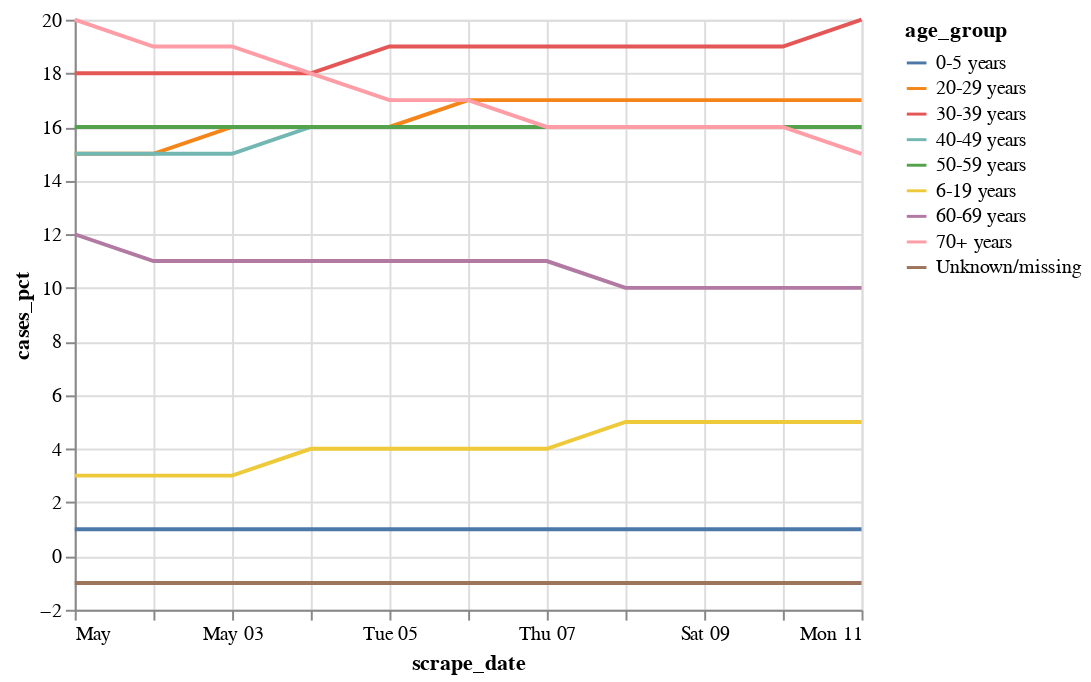

This figure's notebook cell:
### Code cell
alt.Chart(df).mark_line().encode(
    x='scrape_date:T',
    y='cases_pct',
    color='age_group',
#     strokeDash='age_group',
)

### Figure 1 — Vega-Lite specification as saved in the notebook (floating-point values rounded to 4 significant figures)
{"config": {"view": {"continuousWidth": 400, "continuousHeight": 300}}, "data": {"name": "data-b04e03e5eaa204a02cf4f3b0b4e75990"}, "mark": "line", "encoding": {"color": {"type": "nominal", "field": "age_group"}, "x": {"type": "temporal", "field": "scrape_date"}, "y": {"type": "quantitative", "field": "cases_pct"}}, "$schema": "https://vega.github.io/schema/vega-lite/v4.8.1.json", "datasets": {"data-b04e03e5eaa204a02cf4f3b0b4e75990": [{"id": 19, "scrape_date": "2020-05-03T00:00:00", "age_group": "0-5 years", "cases_pct": 1, "deaths_pct": 0, "last_update": "2020-05-04T04:04:04.463851+00:00"}, {"id": 20, "scrape_date": "2020-05-03T00:00:00", "age_group": "6-19 years", "cases_pct": 3, "deaths_pct": 0, "last_update": "2020-05-04T04:04:04.566539+00:00"}, {"id": 21, "scrape_date": "2020-05-03T00:00:00", "age_group": "20-29 years", "cases_pct": 16, "deaths_pct": 0, "last_update": "2020-05-04T04:04:04.669038+00:00"}, {"id": 22, "scrape_date": "2020-05-03T00:00:00", "age_group": "30-39 years", "cases_pct": 18, "deaths_pct": -1, "last_update": "2020-05-04T04:04:04.771680+00:00"}, {"id": 23, "scrape_date": "2020-05-03T00:00:00", "age_group": "40-49 years", "cases_pct": 15, "deaths_pct": 1, "last_update": "2020-05-04T04:04:04.874296+00:00"}, {"id": 24, "scrape_date": "2020-05-03T00:00:00", "age_group": "50-59 years", "cases_pct": 16, "deaths_pct": 4, "last_update": "2020-05-04T04:04:04.977200+00:00"}, {"id": 25, "scrape_date": "2020-05-03T00:00:00", "age_group": "60-69 years", "cases_pct": 11, "deaths_pct": 12, "last_update": "2020-05-04T04:04:05.079987+00:00"}, {"id": 26, "scrape_date": "2020-05-03T00:00:00", "age_group": "70+ years", "cases_pct": 19, "deaths_pct": 82, "last_update": "2020-05-04T04:04:05.182661+00:00"}, {"id": 18, "scrape_date": "2020-05-02T00:00:00", "age_group": "Unknown/missing", "cases_pct": -1, "deaths_pct": 0, "last_update": "2020-05-11T20:51:33.601170+00:00"}, {"id": 10, "scrape_date": "2020-05-02T00:00:00", "age_group": "0-5 years", "cases_pct": 1, "deaths_pct": 0, "last_update": "2020-05-03T04:03:57.468893+00:00"}, {"id": 11, "scrape_date": "2020-05-02T00:00:00", "age_group": "6-19 years", "cases_pct": 3, "deaths_pct": 0, "last_update": "2020-05-03T04:03:57.569917+00:00"}, {"id": 12, "scrape_date": "2020-05-02T00:00:00", "age_group": "20-29 years", "cases_pct": 15, "deaths_pct": 0, "last_update": "2020-05-03T04:03:57.670954+00:00"}, {"id": 13, "scrape_date": "2020-05-02T00:00:00", "age_group": "30-39 years", "cases_pct": 18, "deaths_pct": -1, "last_update": "2020-05-03T04:03:57.772045+00:00"}, {"id": 14, "scrape_date": "2020-05-02T00:00:00", "age_group": "40-49 years", "cases_pct": 15, "deaths_pct": 1, "last_update": "2020-05-03T04:03:57.872886+00:00"}, {"id": 15, "scrape_date": "2020-05-02T00:00:00", "age_group": "50-59 years", "cases_pct": 16, "deaths_pct": 4, "last_update": "2020-05-03T04:03:57.974151+00:00"}, {"id": 16, "scrape_date": "2020-05-02T00:00:00", "age_group": "60-69 years", "cases_pct": 11, "deaths_pct": 12, "last_update": "2020-05-03T04:03:58.075444+00:00"}, {"id": 17, "scrape_date": "2020-05-02T00:00:00", "age_group": "70+ years", "cases_pct": 19, "deaths_pct": 83, "last_update": "2020-05-03T04:03:58.176563+00:00"}, {"id": 63, "scrape_date": "2020-05-07T00:00:00", "age_group": "Unknown/missing", "cases_pct": -1, "deaths_pct": 0, "last_update": "2020-05-11T20:51:33.700288+00:00"}, {"id": 1, "scrape_date": "2020-05-01T00:00:00", "age_group": "0-5 years", "cases_pct": 1, "deaths_pct": 0, "last_update": "2020-05-02T04:03:56.182878+00:00"}, {"id": 2, "scrape_date": "2020-05-01T00:00:00", "age_group": "6-19 years", "cases_pct": 3, "deaths_pct": 0, "last_update": "2020-05-02T04:03:56.285975+00:00"}, {"id": 3, "scrape_date": "2020-05-01T00:00:00", "age_group": "20-29 years", "cases_pct": 15, "deaths_pct": 0, "last_update": "2020-05-02T04:03:56.388826+00:00"}, {"id": 4, "scrape_date": "2020-05-01T00:00:00", "age_group": "30-39 years", "cases_pct": 18, "deaths_pct": -1, "last_update": "2020-05-02T04:03:56.492095+00:00"}, {"id": 5, "scrape_date": "2020-05-01T00:00:00", "age_group": "40-49 years", "cases_pct": 15, "deaths_pct": 1, "last_update": "2020-05-02T04:03:56.595018+00:00"}, {"id": 6, "scrape_date": "2020-05-01T00:00:00", "age_group": "50-59 years", "cases_pct": 16, "deaths_pct": 4, "last_update": "2020-05-02T04:03:56.698333+00:00"}, {"id": 7, "scrape_date": "2020-05-01T00:00:00", "age_group": "60-69 years", "cases_pct": 12, "deaths_pct": 12, "last_update": "2020-05-02T04:03:56.801316+00:00"}, {"id": 8, "scrape_date": "2020-05-01T00:00:00", "age_group": "70+ years", "cases_pct": 20, "deaths_pct": 82, "last_update": "2020-05-02T04:03:56.904790+00:00"}, {"id": 36, "scrape_date": "2020-05-04T00:00:00", "age_group": "Unknown/missing", "cases_pct": -1, "deaths_pct": 0, "last_update": "2020-05-11T20:51:33.730841+00:00"}, {"id": 69, "scrape_date": "2020-05-08T00:00:00", "age_group": "50-59 years", "cases_pct": 16, "deaths_pct": 4, "last_update": "2020-05-09T01:03:22.439087+00:00"}, {"id": 70, "scrape_date": "2020-05-08T00:00:00", "age_group": "60-69 years", "cases_pct": 10, "deaths_pct": 12, "last_update": "2020-05-09T01:03:22.543393+00:00"}, {"id": 71, "scrape_date": "2020-05-08T00:00:00", "age_group": "70+ years", "cases_pct": 16, "deaths_pct": 83, "last_update": "2020-05-09T01:03:22.647728+00:00"}, {"id": 54, "scrape_date": "2020-05-06T00:00:00", "age_group": "Unknown/missing", "cases_pct": -1, "deaths_pct": 0, "last_update": "2020-05-11T20:51:33.769089+00:00"}, {"id": 55, "scrape_date": "2020-05-07T00:00:00", "age_group": "0-5 years", "cases_pct": 1, "deaths_pct": 0, "last_update": "2020-05-08T01:02:24.473030+00:00"}, {"id": 56, "scrape_date": "2020-05-07T00:00:00", "age_group": "6-19 years", "cases_pct": 4, "deaths_pct": 0, "last_update": "2020-05-08T01:02:24.578885+00:00"}, {"id": 57, "scrape_date": "2020-05-07T00:00:00", "age_group": "20-29 years", "cases_pct": 17, "deaths_pct": 0, "last_update": "2020-05-08T01:02:24.684716+00:00"}, {"id": 58, "scrape_date": "2020-05-07T00:00:00", "age_group": "30-39 years", "cases_pct": 19, "deaths_pct": -1, "last_update": "2020-05-08T01:02:24.791134+00:00"}, {"id": 59, "scrape_date": "2020-05-07T00:00:00", "age_group": "40-49 years", "cases_pct": 16, "deaths_pct": 1, "last_update": "2020-05-08T01:02:24.896698+00:00"}, {"id": 60, "scrape_date": "2020-05-07T00:00:00", "age_group": "50-59 years", "cases_pct": 16, "deaths_pct": 5, "last_update": "2020-05-08T01:02:25.002337+00:00"}, {"id": 61, "scrape_date": "2020-05-07T00:00:00", "age_group": "60-69 years", "cases_pct": 11, "deaths_pct": 12, "last_update": "2020-05-08T01:02:25.117498+00:00"}, {"id": 62, "scrape_date": "2020-05-07T00:00:00", "age_group": "70+ years", "cases_pct": 16, "deaths_pct": 82, "last_update": "2020-05-08T01:02:25.223860+00:00"}, {"id": 45, "scrape_date": "2020-05-05T00:00:00", "age_group": "Unknown/missing", "cases_pct": -1, "deaths_pct": 0, "last_update": "2020-05-11T20:51:33.810554+00:00"}, {"id": 28, "scrape_date": "2020-05-04T00:00:00", "age_group": "0-5 years", "cases_pct": 1, "deaths_pct": 0, "last_update": "2020-05-05T04:04:03.776929+00:00"}, {"id": 29, "scrape_date": "2020-05-04T00:00:00", "age_group": "6-19 years", "cases_pct": 4, "deaths_pct": 0, "last_update": "2020-05-05T04:04:03.878037+00:00"}, {"id": 30, "scrape_date": "2020-05-04T00:00:00", "age_group": "20-29 years", "cases_pct": 16, "deaths_pct": 0, "last_update": "2020-05-05T04:04:03.979363+00:00"}, {"id": 31, "scrape_date": "2020-05-04T00:00:00", "age_group": "30-39 years", "cases_pct": 18, "deaths_pct": -1, "last_update": "2020-05-05T04:04:04.080332+00:00"}, {"id": 32, "scrape_date": "2020-05-04T00:00:00", "age_group": "40-49 years", "cases_pct": 16, "deaths_pct": 1, "last_update": "2020-05-05T04:04:04.181456+00:00"}, {"id": 33, "scrape_date": "2020-05-04T00:00:00", "age_group": "50-59 years", "cases_pct": 16, "deaths_pct": 5, "last_update": "2020-05-05T04:04:04.282333+00:00"}, {"id": 34, "scrape_date": "2020-05-04T00:00:00", "age_group": "60-69 years", "cases_pct": 11, "deaths_pct": 12, "last_update": "2020-05-05T04:04:04.383607+00:00"}, {"id": 35, "scrape_date": "2020-05-04T00:00:00", "age_group": "70+ years", "cases_pct": 18, "deaths_pct": 82, "last_update": "2020-05-05T04:04:04.484505+00:00"}, {"id": 77, "scrape_date": "2020-05-09T00:00:00", "age_group": "40-49 years", "cases_pct": 16, "deaths_pct": 1, "last_update": "2020-05-10T01:03:21.488818+00:00"}, {"id": 46, "scrape_date": "2020-05-06T00:00:00", "age_group": "0-5 years", "cases_pct": 1, "deaths_pct": 0, "last_update": "2020-05-07T04:03:53.842775+00:00"}, {"id": 47, "scrape_date": "2020-05-06T00:00:00", "age_group": "6-19 years", "cases_pct": 4, "deaths_pct": 0, "last_update": "2020-05-07T04:03:53.945987+00:00"}, {"id": 48, "scrape_date": "2020-05-06T00:00:00", "age_group": "20-29 years", "cases_pct": 17, "deaths_pct": 0, "last_update": "2020-05-07T04:03:54.049005+00:00"}, {"id": 49, "scrape_date": "2020-05-06T00:00:00", "age_group": "30-39 years", "cases_pct": 19, "deaths_pct": -1, "last_update": "2020-05-07T04:03:54.152404+00:00"}, {"id": 50, "scrape_date": "2020-05-06T00:00:00", "age_group": "40-49 years", "cases_pct": 16, "deaths_pct": 1, "last_update": "2020-05-07T04:03:54.255199+00:00"}, {"id": 51, "scrape_date": "2020-05-06T00:00:00", "age_group": "50-59 years", "cases_pct": 16, "deaths_pct": 4, "last_update": "2020-05-07T04:03:54.358346+00:00"}, {"id": 37, "scrape_date": "2020-05-05T00:00:00", "age_group": "0-5 years", "cases_pct": 1, "deaths_pct": 0, "last_update": "2020-05-06T04:03:53.220992+00:00"}, {"id": 38, "scrape_date": "2020-05-05T00:00:00", "age_group": "6-19 years", "cases_pct": 4, "deaths_pct": 0, "last_update": "2020-05-06T04:03:53.323654+00:00"}, {"id": 39, "scrape_date": "2020-05-05T00:00:00", "age_group": "20-29 years", "cases_pct": 16, "deaths_pct": 0, "last_update": "2020-05-06T04:03:53.426287+00:00"}, {"id": 40, "scrape_date": "2020-05-05T00:00:00", "age_group": "30-39 years", "cases_pct": 19, "deaths_pct": -1, "last_update": "2020-05-06T04:03:53.528976+00:00"}, {"id": 41, "scrape_date": "2020-05-05T00:00:00", "age_group": "40-49 years", "cases_pct": 16, "deaths_pct": 1, "last_update": "2020-05-06T04:03:53.631559+00:00"}, {"id": 42, "scrape_date": "2020-05-05T00:00:00", "age_group": "50-59 years", "cases_pct": 16, "deaths_pct": 4, "last_update": "2020-05-06T04:03:53.734498+00:00"}, {"id": 52, "scrape_date": "2020-05-06T00:00:00", "age_group": "60-69 years", "cases_pct": 11, "deaths_pct": 13, "last_update": "2020-05-07T04:03:54.461421+00:00"}, {"id": 53, "scrape_date": "2020-05-06T00:00:00", "age_group": "70+ years", "cases_pct": 17, "deaths_pct": 82, "last_update": "2020-05-07T04:03:54.564301+00:00"}, {"id": 78, "scrape_date": "2020-05-09T00:00:00", "age_group": "50-59 years", "cases_pct": 16, "deaths_pct": 5, "last_update": "2020-05-10T01:03:21.595342+00:00"}, {"id": 43, "scrape_date": "2020-05-05T00:00:00", "age_group": "60-69 years", "cases_pct": 11, "deaths_pct": 13, "last_update": "2020-05-06T04:03:53.837142+00:00"}, {"id": 44, "scrape_date": "2020-05-05T00:00:00", "age_group": "70+ years", "cases_pct": 17, "deaths_pct": 82, "last_update": "2020-05-06T04:03:53.939817+00:00"}, {"id": 79, "scrape_date": "2020-05-09T00:00:00", "age_group": "60-69 years", "cases_pct": 10, "deaths_pct": 11, "last_update": "2020-05-10T01:03:21.701228+00:00"}, {"id": 80, "scrape_date": "2020-05-09T00:00:00", "age_group": "70+ years", "cases_pct": 16, "deaths_pct": 83, "last_update": "2020-05-10T01:03:21.806993+00:00"}, {"id": 82, "scrape_date": "2020-05-09T00:00:00", "age_group": "Unknown/missing", "cases_pct": -1, "deaths_pct": 0, "last_update": "2020-05-10T01:03:21.913019+00:00"}, {"id": 64, "scrape_date": "2020-05-08T00:00:00", "age_group": "0-5 years", "cases_pct": 1, "deaths_pct": 0, "last_update": "2020-05-09T01:03:21.916967+00:00"}, {"id": 65, "scrape_date": "2020-05-08T00:00:00", "age_group": "6-19 years", "cases_pct": 5, "deaths_pct": 0, "last_update": "2020-05-09T01:03:22.021529+00:00"}, {"id": 66, "scrape_date": "2020-05-08T00:00:00", "age_group": "20-29 years", "cases_pct": 17, "deaths_pct": 0, "last_update": "2020-05-09T01:03:22.125781+00:00"}, {"id": 67, "scrape_date": "2020-05-08T00:00:00", "age_group": "30-39 years", "cases_pct": 19, "deaths_pct": -1, "last_update": "2020-05-09T01:03:22.230330+00:00"}, {"id": 68, "scrape_date": "2020-05-08T00:00:00", "age_group": "40-49 years", "cases_pct": 16, "deaths_pct": 1, "last_update": "2020-05-09T01:03:22.334755+00:00"}, {"id": 83, "scrape_date": "2020-05-10T00:00:00", "age_group": "0-5 years", "cases_pct": 1, "deaths_pct": 0, "last_update": "2020-05-11T01:03:20.080131+00:00"}, {"id": 84, "scrape_date": "2020-05-10T00:00:00", "age_group": "6-19 years", "cases_pct": 5, "deaths_pct": 0, "last_update": "2020-05-11T01:03:20.187005+00:00"}, {"id": 85, "scrape_date": "2020-05-10T00:00:00", "age_group": "20-29 years", "cases_pct": 17, "deaths_pct": 0, "last_update": "2020-05-11T01:03:20.293698+00:00"}, {"id": 86, "scrape_date": "2020-05-10T00:00:00", "age_group": "30-39 years", "cases_pct": 19, "deaths_pct": -1, "last_update": "2020-05-11T01:03:20.400480+00:00"}, {"id": 87, "scrape_date": "2020-05-10T00:00:00", "age_group": "40-49 years", "cases_pct": 16, "deaths_pct": 1, "last_update": "2020-05-11T01:03:20.507561+00:00"}, {"id": 88, "scrape_date": "2020-05-10T00:00:00", "age_group": "50-59 years", "cases_pct": 16, "deaths_pct": 5, "last_update": "2020-05-11T01:03:20.614469+00:00"}, {"id": 9, "scrape_date": "2020-05-01T00:00:00", "age_group": "Unknown/missing", "cases_pct": -1, "deaths_pct": 0, "last_update": "2020-05-11T20:51:33.632924+00:00"}, {"id": 73, "scrape_date": "2020-05-09T00:00:00", "age_group": "0-5 years", "cases_pct": 1, "deaths_pct": 0, "last_update": "2020-05-10T01:03:21.063993+00:00"}, {"id": 74, "scrape_date": "2020-05-09T00:00:00", "age_group": "6-19 years", "cases_pct": 5, "deaths_pct": 0, "last_update": "2020-05-10T01:03:21.170065+00:00"}, {"id": 75, "scrape_date": "2020-05-09T00:00:00", "age_group": "20-29 years", "cases_pct": 17, "deaths_pct": 0, "last_update": "2020-05-10T01:03:21.276495+00:00"}, {"id": 89, "scrape_date": "2020-05-10T00:00:00", "age_group": "60-69 years", "cases_pct": 10, "deaths_pct": 11, "last_update": "2020-05-11T01:03:20.721289+00:00"}, {"id": 76, "scrape_date": "2020-05-09T00:00:00", "age_group": "30-39 years", "cases_pct": 19, "deaths_pct": -1, "last_update": "2020-05-10T01:03:21.382457+00:00"}, {"id": 92, "scrape_date": "2020-05-11T00:00:00", "age_group": "0-5 years", "cases_pct": 1, "deaths_pct": 0, "last_update": "2020-05-11T19:29:50.038175+00:00"}, {"id": 94, "scrape_date": "2020-05-11T00:00:00", "age_group": "20-29 years", "cases_pct": 17, "deaths_pct": 0, "last_update": "2020-05-11T19:29:50.176186+00:00"}, {"id": 90, "scrape_date": "2020-05-10T00:00:00", "age_group": "70+ years", "cases_pct": 16, "deaths_pct": 83, "last_update": "2020-05-11T01:03:20.828098+00:00"}, {"id": 91, "scrape_date": "2020-05-10T00:00:00", "age_group": "Unknown/missing", "cases_pct": -1, "deaths_pct": 0, "last_update": "2020-05-11T01:03:20.934372+00:00"}, {"id": 96, "scrape_date": "2020-05-11T00:00:00", "age_group": "40-49 years", "cases_pct": 16, "deaths_pct": 1, "last_update": "2020-05-11T19:29:50.316927+00:00"}, {"id": 98, "scrape_date": "2020-05-11T00:00:00", "age_group": "60-69 years", "cases_pct": 10, "deaths_pct": 12, "last_update": "2020-05-11T19:29:50.466391+00:00"}, {"id": 100, "scrape_date": "2020-05-11T00:00:00", "age_group": "Unknown/missing", "cases_pct": -1, "deaths_pct": 0, "last_update": "2020-05-11T19:29:50.628065+00:00"}, {"id": 99, "scrape_date": "2020-05-11T00:00:00", "age_group": "70+ years", "cases_pct": 15, "deaths_pct": 82, "last_update": "2020-05-11T19:29:50.556573+00:00"}, {"id": 27, "scrape_date": "2020-05-03T00:00:00", "age_group": "Unknown/missing", "cases_pct": -1, "deaths_pct": 0, "last_update": "2020-05-11T20:51:33.561982+00:00"}, {"id": 72, "scrape_date": "2020-05-08T00:00:00", "age_group": "Unknown/missing", "cases_pct": -1, "deaths_pct": 0, "last_update": "2020-05-11T20:51:33.665729+00:00"}, {"id": 93, "scrape_date": "2020-05-11T00:00:00", "age_group": "6-19 years", "cases_pct": 5, "deaths_pct": 0, "last_update": "2020-05-11T19:29:50.108429+00:00"}, {"id": 95, "scrape_date": "2020-05-11T00:00:00", "age_group": "30-39 years", "cases_pct": 20, "deaths_pct": -1, "last_update": "2020-05-11T19:29:50.252922+00:00"}, {"id": 97, "scrape_date": "2020-05-11T00:00:00", "age_group": "50-59 years", "cases_pct": 16, "deaths_pct": 5, "last_update": "2020-05-11T19:29:50.395530+00:00"}]}}
